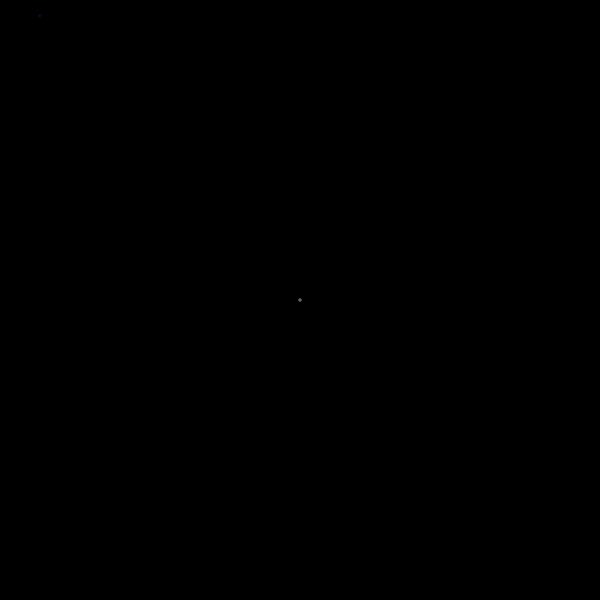
Frame 1 (no input)
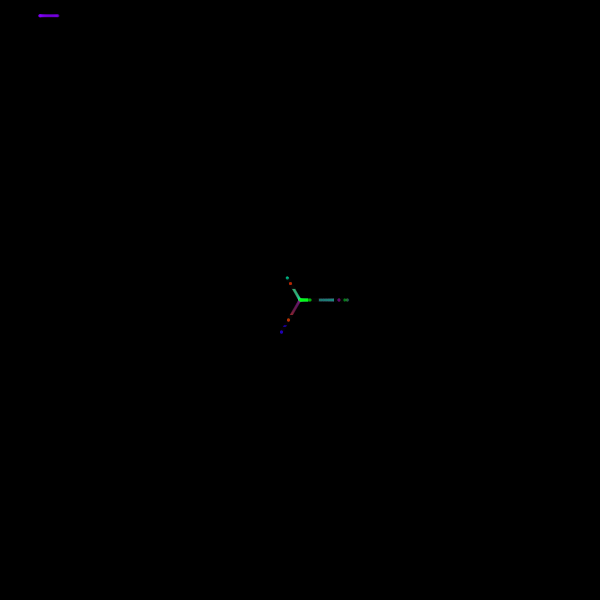
Frame 60 (the mouse pressed at the canvas centre just before this capture)
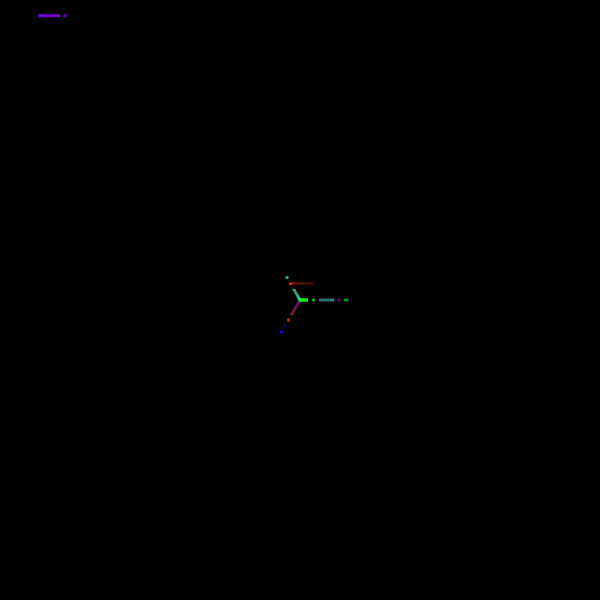
Frame 120 (the mouse held since frame 60 and released just before this capture)

The Processing sketch that drew these frames (run headless with seeded random() and noise(); from frame 60 on, the mouse is pressed at the canvas centre):

// Processing sketch: processing_153975
// ── processing_153975.pde

/*
 * Creative Coding
 * Week 5, 04 - Moving balls 2
 *
 * Click to add more streaks of balls
 *
 * select number of directions by pressing numbers 1-9
 * press c to clear
 *
 */
MovingBall centre;
MovingBall[] arounds;

int chosenNum;

int numOfObjects;




void setup() {
  size(600, 600);
  
  colorMode(HSB);

  numOfObjects = 10;
  chosenNum = 3;

  centre = new MovingBall(width/2, height/2);
  
  arounds = new MovingBall[numOfObjects];
  
  for (int i=0; i < arounds.length; i++ ) {
    arounds[i] = new MovingBall(random(mouseX - 50 , mouseX + 50 ), random(mouseY - 50 , mouseY + 50 ) );
  }



  background(0);
}

void draw() {
  // background(0);

  centre.run();
  
  for (int i=0; i < arounds.length; i++ ) {
    arounds[i].run();
  }


}
// change number of directions and clear 
void  keyPressed() {
    if (key == '1')
    {
      chosenNum = 1;
    }
    if (key == '2')
    {
      chosenNum = 2;
    }
    if (key == '3')
    {
      chosenNum = 3;
    }
    if (key == '4')
    {
      chosenNum = 4;
    }
    if (key == '5')
    {
      chosenNum = 5;
    }
    if (key == '6')
    {
      chosenNum = 6;
    }
    if (key == '7')
    {
      chosenNum = 7;
    }
    if (key == '8')
    {
      chosenNum = 8;
    }
    if (key == '9')
    {
      chosenNum = 9;
    }
    
    // reset background to black
    if (key == 'c' || key == 'C' )
    {
      background(0);
    }
}

void  mouseClicked() {  
  

  
  for (int i=0; i < arounds.length; i++ ) {
    arounds[i] = new MovingBall(random(mouseX - 50 , mouseX + 50 ), random(mouseY - 50 , mouseY + 50 ) );
  }


}
  
/*
 * MovingBall class
 *
 * Represents a moving ball that moves in a single direction
 *
 */
class MovingBall {

  float x, y;        // position
  float tx, ty;      // target in x and y
  float step, inc;
  float radius;
  int hue;
  

  int direction;

  // constructor
  // create a moving ball at the supplied position (x_, y_)
  MovingBall(float x_, float y_) {
    x = x_;
    y = y_;
    
    hue = int(random(255));

    reset();
  }
  
  // run
  // calls move() followed by display()
  // 
  void run() {
    this.move();
    this.display();
  }

  // move
  // move the ball in the desired direction
  //
  void move() {

    step -= inc;

    if (step < 0) {
      x = tx;
      y = ty;
      reset();
    }

    x = lerp(tx, x, step); 
    y = lerp(ty, y, step);

    checkBounds();
  }

  // checkBounds
  // checks that the ball is within the display window.
  // If it reaches the edge, move in the opposite direction
  void checkBounds() {
    if (x <= 0 || x >= width || y <= 0 || y >= height) {
      x = width/2;
      y = height/2;
      reset();
    }
  }


  void reset() {
    step = 1;
    inc = random(0.01);
    radius = random(10, 50);
    int numDirections = chosenNum;
    float angleUnit = TWO_PI/numDirections; 
    direction = (int) random(numDirections);

    tx = x + radius*cos(direction * angleUnit);
    ty = y + radius*sin(direction * angleUnit);
  }

  // display method
  //
  //
  void display() {
    noStroke();
    rectMode(CENTER);
    fill(0, 30);
    rect(tx, ty, 10, 10);
    fill(hue, 255,255, 60);
    ellipse(x, y, 3, 3);
  }
}
